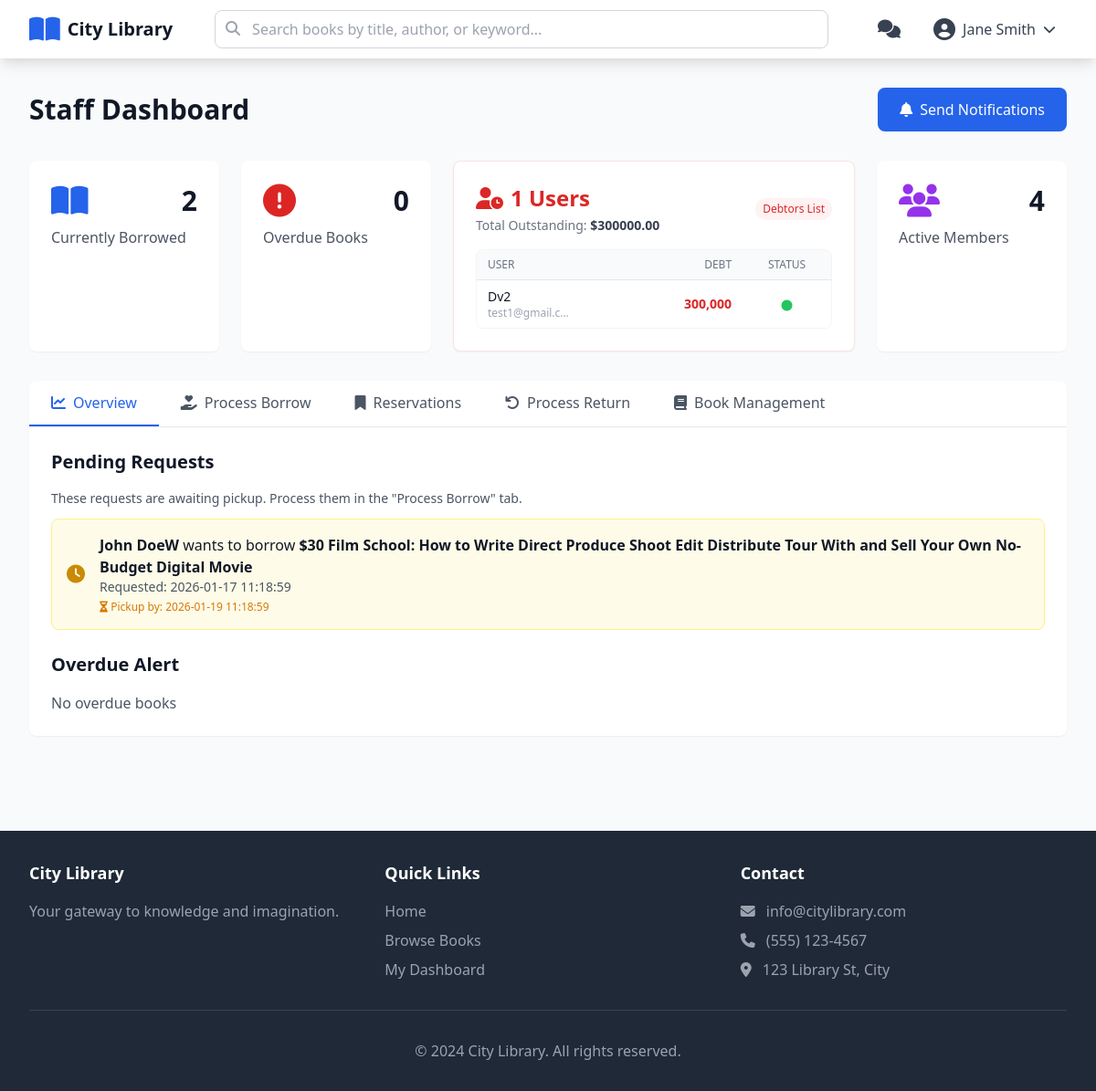
The page /staff/dashboard (signed in) on the database its author committed.
### tables this page shows
CREATE TABLE users (
            id TEXT PRIMARY KEY,
            email TEXT UNIQUE NOT NULL,
            password TEXT NOT NULL,
            name TEXT NOT NULL,
            phone TEXT NOT NULL,
            birthday TEXT,
            role TEXT NOT NULL DEFAULT 'user',
            member_since TEXT NOT NULL,
            is_locked INTEGER DEFAULT 0,
            fines REAL DEFAULT 0.0,
            violations INTEGER DEFAULT 0,
            favorites TEXT DEFAULT '[]'
        );

CREATE TABLE borrows (
            id TEXT PRIMARY KEY,
            user_id TEXT NOT NULL,
            book_id TEXT NOT NULL,
            borrow_date TEXT NOT NULL,
            due_date TEXT NOT NULL,
            return_date TEXT,
            status TEXT NOT NULL DEFAULT 'waiting',
            renewed_count INTEGER DEFAULT 0, pending_until TEXT, condition TEXT, damage_fee REAL DEFAULT 0.0, late_fee REAL DEFAULT 0.0,
            FOREIGN KEY (user_id) REFERENCES users (id),
            FOREIGN KEY (book_id) REFERENCES books (id)
        );

CREATE TABLE books (
            id TEXT PRIMARY KEY,
            title TEXT NOT NULL,
            author TEXT NOT NULL,
            category TEXT NOT NULL,
            publisher TEXT NOT NULL,
            year INTEGER NOT NULL,
            language TEXT NOT NULL,
            isbn TEXT NOT NULL,
            description TEXT,
            cover_url TEXT,
            total_copies INTEGER NOT NULL DEFAULT 1,
            available_copies INTEGER NOT NULL DEFAULT 1,
            shelf_location TEXT,
            rating REAL DEFAULT 0.0,
            borrow_count INTEGER DEFAULT 0
        , book_value REAL DEFAULT 50000.0);

### routes/staff_routes.py (the view)
@staff_bp.route('/dashboard')
@login_required
@role_required('staff')
def dashboard():
    staff = Staff.get_by_id(session['user_id'])
    return render_template(
        'pages/staff/dashboard.html',
        pending_borrows=Borrow.get_user_borrows_by_status('pending_pickup'),
        borrowed_books=Borrow.get_user_borrows_by_status('borrowed'),
        overdue_books=Borrow.get_overdue_borrows(),
        all_books=Book.get_all(),
        all_reservations=Reservation.get_all(),
        popular_books=Book.get_most_borrowed(limit=10),
        stats=staff.get_stats(),
        users_with_debt=User.get_users_with_debt()
    )

### templates/pages/staff/dashboard.html (shortened to what this page needs)
{% extends "layout.html" %}
{% block content %}
<div class="max-w-7xl mx-auto px-4 sm:px-6 lg:px-8 py-8">
    <div class="flex justify-between items-center mb-8">
        <h1 class="text-3xl font-bold text-gray-900">Staff Dashboard</h1>
        <a href="{{ url_for('staff.send_notifications') }}" class="px-6 py-3 bg-blue-600 text-white rounded-lg hover:bg-blue-700 flex items-center gap-2">
            <i class="fas fa-bell"></i>
            <span>Send Notifications</span>
        </a>
    </div>
    <div class="grid grid-cols-1 md:grid-cols-2 lg:grid-cols-5 gap-6 mb-8">
        <div class="bg-white rounded-lg shadow-sm p-6">
            <div class="flex items-center justify-between mb-2">
                <i class="fas fa-book-open text-4xl text-blue-600"></i>
                <span class="text-3xl font-bold text-gray-900">{{ stats.borrowed }}</span>
            </div>
            <p class="text-gray-600">Currently Borrowed</p>
        </div>
        <div class="bg-white rounded-lg shadow-sm p-6">
            <div class="flex items-center justify-between mb-2">
                <i class="fas fa-exclamation-circle text-4xl text-red-600"></i>
                <span class="text-3xl font-bold text-gray-900">{{ stats.overdue }}</span>
            </div>
            <p class="text-gray-600">Overdue Books</p>
        </div>
        <div class="bg-white rounded-lg shadow-sm p-6 lg:col-span-2 border border-red-100">
            <div class="flex items-center justify-between mb-4">
                <div>
                    <div class="flex items-center gap-2">
                        <i class="fas fa-user-clock text-2xl text-red-600"></i>
                        <span class="text-2xl font-bold text-red-600">{{ users_with_debt|length }} Users</span>
                    </div>
                    <p class="text-sm text-gray-500 mt-1">Total Outstanding: <span class="font-bold text-gray-700">${{ "%.2f"|format(stats.fines) }}</span></p>
                </div>
                <span class="text-xs bg-red-50 text-red-600 px-2 py-1 rounded-full">Debtors List</span>
            </div>
            <div class="overflow-hidden border border-gray-100 rounded-lg">
                <div class="max-h-40 overflow-y-auto custom-scrollbar">
                    <table class="min-w-full divide-y divide-gray-200">
                        <thead class="bg-gray-50 sticky top-0 z-10">
                            <tr>
                                <th class="px-3 py-2 text-left text-xs font-medium text-gray-500 uppercase">User</th>
                                <th class="px-3 py-2 text-right text-xs font-medium text-gray-500 uppercase">Debt</th>
                                <th class="px-3 py-2 text-center text-xs font-medium text-gray-500 uppercase">Status</th>
                            </tr>
                        </thead>
                        <tbody class="bg-white divide-y divide-gray-200">
                            {% for user in users_with_debt %}
                            <tr class="hover:bg-gray-50">
                                <td class="px-3 py-2">
                                    <div class="text-sm font-medium text-gray-900">{{ user.name }}</div>
                                    <div class="text-xs text-gray-400 truncate w-24" title="{{ user.email }}">{{ user.email }}</div>
                                </td>
                                <td class="px-3 py-2 text-right whitespace-nowrap">
                                    <div class="text-sm font-bold text-red-600">{{ "{:,.0f}".format(user.fines) }}</div>
                                </td>
                                <td class="px-3 py-2 text-center whitespace-nowrap">
                                    {% if user.is_locked %}
                                        <i class="fas fa-lock text-gray-400" title="Locked"></i>
                                    {% else %}
                                        <i class="fas fa-circle text-xs text-green-500" title="Active"></i>
                                    {% endif %}
                                </td>
                            </tr>
                            {% else %}
                            <tr>
                                <td colspan="3" class="px-3 py-4 text-center text-sm text-gray-500">
                                    No outstanding fines
                                </td>
                            </tr>
                            {% endfor %}
                        </tbody>
                    </table>
                </div>
            </div>
        </div>
        <div class="bg-white rounded-lg shadow-sm p-6">
            <div class="flex items-center justify-between mb-2">
                <i class="fas fa-users text-4xl text-purple-600"></i>
                <span class="text-3xl font-bold text-gray-900">{{ stats.members }}</span>
            </div>
            <p class="text-gray-600">Active Members</p>
        </div>
    </div>
    <div class="bg-white rounded-lg shadow-sm mb-6">
        <div class="border-b border-gray-200">
            <div class="flex overflow-x-auto">
                <button onclick="showTab('overview')" id="tab-overview" class="tab-button px-6 py-3 border-b-2 border-blue-600 text-blue-600 whitespace-nowrap">
                    <i class="fas fa-chart-line mr-2"></i>Overview
                </button>
                <button onclick="showTab('borrow')" id="tab-borrow" class="tab-button px-6 py-3 border-b-2 border-transparent text-gray-600 hover:text-gray-900 whitespace-nowrap">
                    <i class="fas fa-hand-holding-heart mr-2"></i>Process Borrow
                </button>
                <button onclick="showTab('reservations')" id="tab-reservations" class="tab-button px-6 py-3 border-b-2 border-transparent text-gray-600 hover:text-gray-900 whitespace-nowrap">
                    <i class="fas fa-bookmark mr-2"></i>Reservations
                </button>
                <button onclick="showTab('return')" id="tab-return" class="tab-button px-6 py-3 border-b-2 border-transparent text-gray-600 hover:text-gray-900 whitespace-nowrap">
                    <i class="fas fa-undo mr-2"></i>Process Return
                </button>
                <button onclick="showTab('books')" id="tab-books" class="tab-button px-6 py-3 border-b-2 border-transparent text-gray-600 hover:text-gray-900 whitespace-nowrap">
                    <i class="fas fa-book mr-2"></i>Book Management
                </button>
            </div>
        </div>
        <div class="p-6">
            <div id="content-overview" class="tab-content">
                <div class="space-y-6">
                    <div>
                        <h2 class="text-xl font-bold text-gray-900 mb-4">Pending Requests</h2>
                        <p class="text-sm text-gray-600 mb-3">These requests are awaiting pickup. Process them in the "Process Borrow" tab.</p>
                        {% if pending_borrows %}
                        <div class="space-y-2">
                            {% for borrow in pending_borrows[:5] %}
                            {% set book = borrow.get_book() %}
                            {% set user = borrow.get_user() %}
                            <div class="flex items-center gap-4 p-4 bg-yellow-50 border border-yellow-200 rounded-lg">
                                <i class="fas fa-clock text-xl text-yellow-600"></i>
                                <div class="flex-1">
                                    <p class="text-gray-900"><strong>{{ user.name }}</strong> wants to borrow <strong>{{ book.title }}</strong></p>
                                    <p class="text-sm text-gray-600">Requested: {{ borrow.borrow_date }}</p>
                                    {% if borrow.pending_until %}
                                    <p class="text-xs text-amber-600 mt-1"><i class="fas fa-hourglass-half"></i> Pickup by: {{ borrow.pending_until }}</p>
                                    {% endif %}
                                </div>
                            </div>
                            {% endfor %}
                        </div>
                        {% else %}
                        <p class="text-gray-600">No pending requests</p>
                        {% endif %}
                    </div>
                    <div>
                        <h2 class="text-xl font-bold text-gray-900 mb-4">Overdue Alert</h2>
                        {% if overdue_books %}
                        <div class="space-y-2">
                            {% for borrow in overdue_books[:5] %}
                            {% set book = borrow.get_book() %}
                            {% set user = borrow.get_user() %}
                            <div class="flex items-center gap-4 p-4 bg-red-50 border border-red-200 rounded-lg">
                                <i class="fas fa-exclamation-triangle text-xl text-red-600"></i>
                                <div class="flex-1">
                                    <p class="text-gray-900"><strong>{{ book.title }}</strong> is {{ borrow.get_overdue_days() }} days overdue</p>
                                    <p class="text-sm text-gray-600">User: {{ user.name }} | Fine: ${{ "%.2f"|format(borrow.get_fine_amount()) }}</p>
                                </div>
                            </div>
                            {% endfor %}
                        </div>
                        {% else %}
                        <p class="text-gray-600">No overdue books</p>
                        {% endif %}
                    </div>
                </div>
            </div>
        </div>
    </div>
</div>
{% endblock %}

### templates/layout.html (shortened to what this page needs)
<!DOCTYPE html>
<html lang="en">
<head>
    <script src="https://cdn.tailwindcss.com"></script>
    <link rel="stylesheet" href="https://cdnjs.cloudflare.com/ajax/libs/font-awesome/6.4.0/css/all.min.css">
    <link rel="stylesheet" href="{{ url_for('static', filename='css/custom.css') }}">
</head>
<body class="min-h-screen flex flex-col bg-gray-50">
    <header class="bg-white shadow-sm sticky top-0 z-50">
        <div class="max-w-7xl mx-auto px-4 sm:px-6 lg:px-8">
            <div class="flex items-center justify-between h-16">
                <a href="{{ url_for('main.home') }}" class="flex items-center gap-2">
                    <i class="fas fa-book-open text-3xl text-blue-600"></i>
                    <span class="text-xl font-semibold text-gray-900">City Library</span>
                </a>
                <form action="{{ url_for('main.search') }}" method="GET" class="hidden md:flex flex-1 max-w-2xl mx-8">
                    <div class="relative w-full">
                        <input
                            type="text"
                            name="q"
                            placeholder="Search books by title, author, or keyword..."
                            class="w-full px-4 py-2 pl-10 border border-gray-300 rounded-lg focus:outline-none focus:ring-2 focus:ring-blue-500"
                        />
                        <i class="fas fa-search absolute left-3 top-3 text-gray-400"></i>
                    </div>
                </form>
                <div class="hidden md:flex items-center gap-4">
                    {% if not current_user %}
                        <a href="{{ url_for('auth.login') }}" class="px-4 py-2 text-gray-700 hover:text-blue-600">
                            Login
                        </a>
                        <a href="{{ url_for('auth.register') }}" class="px-4 py-2 bg-blue-600 text-white rounded-lg hover:bg-blue-700">
                            Register
                        </a>
                    {% else %}
                        {% if current_user.role in ['staff', 'admin'] %}
                            <button onclick="openChatWindow()" class="relative p-2 text-gray-700 hover:text-blue-600">
                                <i class="fas fa-comments text-xl"></i>
                            </button>
                        {% endif %}
                        <div class="relative" id="userDropdown">
                            <button onclick="toggleUserDropdown()" class="flex items-center gap-2 px-3 py-2 text-gray-700 hover:text-blue-600">
                                <i class="fas fa-user-circle text-2xl"></i>
                                <span>{{ current_user.name }}</span>
                                <i class="fas fa-chevron-down text-sm"></i>
                            </button>
                        </div>
                    {% endif %}
                </div>
            </div>
        </div>
    </header>
    <main class="flex-1">
        {% block content %}{% endblock %}
    </main>
    <footer class="bg-gray-800 text-white mt-12">
        <div class="max-w-7xl mx-auto px-4 sm:px-6 lg:px-8 py-8">
            <div class="grid grid-cols-1 md:grid-cols-3 gap-8">
                <div>
                    <h3 class="text-lg font-semibold mb-4">City Library</h3>
                    <p class="text-gray-400">Your gateway to knowledge and imagination.</p>
                </div>
                <div>
                    <h3 class="text-lg font-semibold mb-4">Quick Links</h3>
                    <ul class="space-y-2 text-gray-400">
                        <li><a href="{{ url_for('main.home') }}" class="hover:text-white">Home</a></li>
                        <li><a href="{{ url_for('main.search') }}" class="hover:text-white">Browse Books</a></li>
                        {% if current_user %}
                        <li><a href="{{ url_for('user.dashboard') }}" class="hover:text-white">My Dashboard</a></li>
                        {% endif %}
                    </ul>
                </div>
                <div>
                    <h3 class="text-lg font-semibold mb-4">Contact</h3>
                    <ul class="space-y-2 text-gray-400">
                        <li><i class="fas fa-envelope mr-2"></i> info@citylibrary.com</li>
                        <li><i class="fas fa-phone mr-2"></i> (555) 123-4567</li>
                        <li><i class="fas fa-map-marker-alt mr-2"></i> 123 Library St, City</li>
                    </ul>
                </div>
            </div>
            <div class="border-t border-gray-700 mt-8 pt-8 text-center text-gray-400">
                <p>&copy; 2024 City Library. All rights reserved.</p>
            </div>
        </div>
    </footer>
</body>
</html>

### rows shown on the page
users: name "Jane Smith"
users: name "Dv2", email "test1@gmail.c…", fines "300,000", is_locked 0 (drawn)
borrows: borrow_date "2026-01-17 11:18:59", pending_until "2026-01-19 11:18:59"
users: name "John DoeW"
books: title "$30 Film School: How to Write Direct Produce Shoot Edit Distribute Tour With and Sell Your Own No-Budget Digital Movie"

### other values the page prints
{{ stats.borrowed }} "2"
{{ stats.overdue }} "0"
{{ users_with_debt|length }} "1"
{{ "%.2f"|format(stats.fines) }} "300000.00"
{{ stats.members }} "4"
